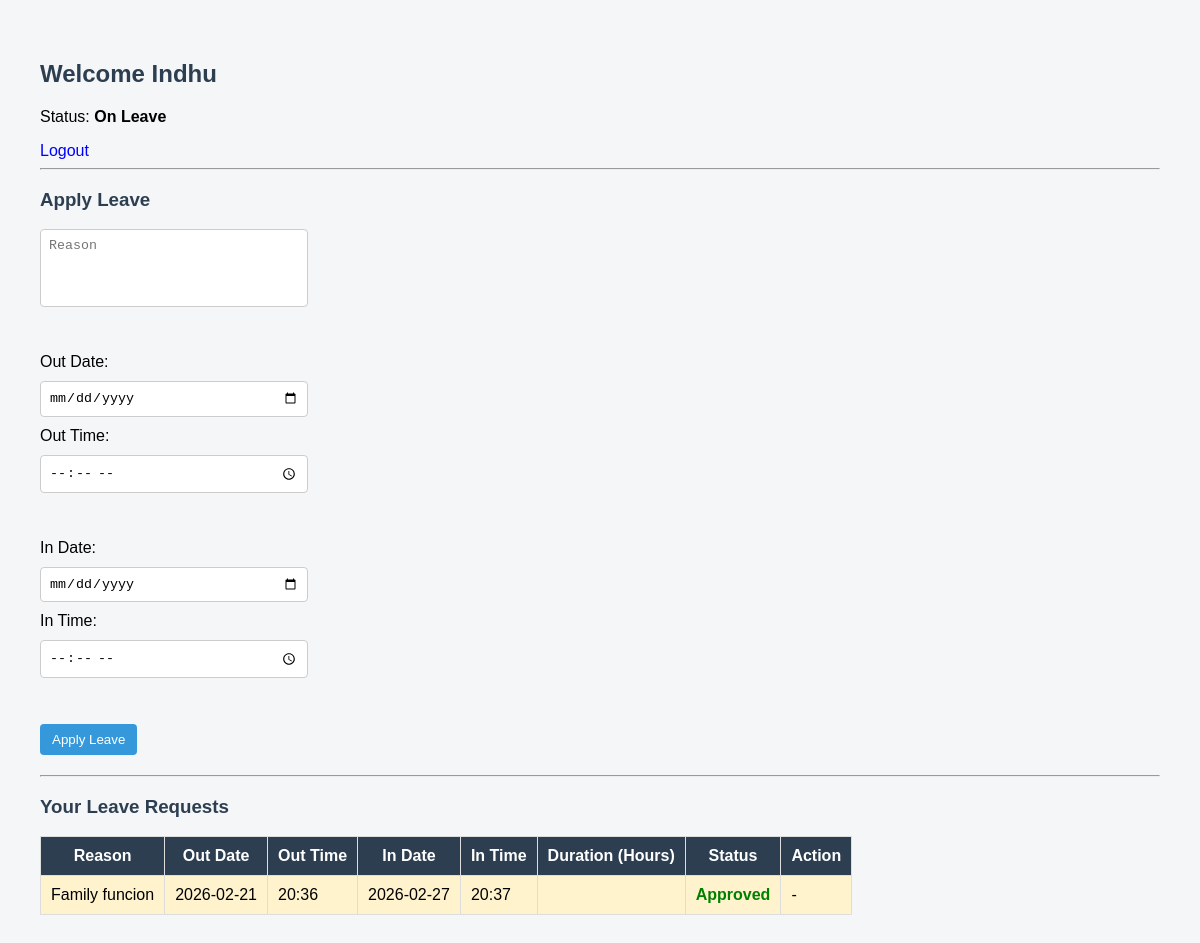
Screenshot of /student/1 with the database file from the repository.
### tables this page shows
CREATE TABLE students (
        id INTEGER PRIMARY KEY AUTOINCREMENT,
        name TEXT,
        parent_phone TEXT,
        block_no TEXT,
        room_no TEXT,
        status TEXT DEFAULT 'Present'
    );

CREATE TABLE leave_requests (
        id INTEGER PRIMARY KEY AUTOINCREMENT,
        student_id INTEGER,
        reason TEXT,
        out_date TEXT,
        out_time TEXT,
        in_date TEXT,
        in_time TEXT,
        status TEXT DEFAULT 'Pending'
    );

### main.py (the view)
@app.get("/student/{student_id}", response_class=HTMLResponse)
def student_page(request: Request, student_id: int):
    conn = get_db()
    cursor = conn.cursor()
    cursor.execute("SELECT * FROM students WHERE id=?", (student_id,))
    student = cursor.fetchone()
    cursor.execute("SELECT * FROM leave_requests WHERE student_id=?", (student_id,))
    leaves = cursor.fetchall()
    conn.close()
    return templates.TemplateResponse(
        "student.html",
        {
            "request": request,
            "student": student,
            "leaves": leaves,
            "active_leave": None
        }
    )

### templates/student.html (shortened to what this page needs)
<!DOCTYPE html>
<html>
<head>
    <link rel="stylesheet" href="/static/style.css">
</head>
<body>
{% if student %}
<h2>Welcome {{ student.name }}</h2>
<p>Status: <b>{{ student.status }}</b></p>
<a href="/" style="color:blue;">Logout</a>
<hr>
<h3>Apply Leave</h3>
<form method="post" action="/apply_leave/{{ student.id }}">
    <textarea name="reason" placeholder="Reason" required></textarea><br><br>
    <label>Out Date:</label>
    <input type="date" name="out_date" required>
    <label>Out Time:</label>
    <input type="time" name="out_time" required><br><br>
    <label>In Date:</label>
    <input type="date" name="in_date" required>
    <label>In Time:</label>
    <input type="time" name="in_time" required><br><br>
    <button type="submit">Apply Leave</button>
</form>
<hr>
<h3>Your Leave Requests</h3>
{% if leaves and leaves|length > 0 %}
<table border="1" cellpadding="10">
    <tr>
        <th>Reason</th>
        <th>Out Date</th>
        <th>Out Time</th>
        <th>In Date</th>
        <th>In Time</th>
        <th>Duration (Hours)</th>
        <th>Status</th>
        <th>Action</th>
    </tr>
    {% for leave in leaves %}
    <tr {% if leave.status == "Approved" %} style="background-color:#fff3cd;" {% endif %}>
        <td>{{ leave.reason }}</td>
        <td>{{ leave.out_date }}</td>
        <td>{{ leave.out_time }}</td>
        <td>{{ leave.in_date }}</td>
        <td>{{ leave.in_time }}</td>
        <td>{{ leave.duration }}</td>
        <td>
            {% if leave.status == "Approved" %}
                <span style="color:green;"><b>Approved</b></span>
            {% elif leave.status == "Rejected" %}
                <span style="color:red;"><b>Rejected</b></span>
            {% elif leave.status == "Cancelled" %}
                <span style="color:gray;"><b>Cancelled</b></span>
            {% else %}
                <span style="color:orange;"><b>Pending</b></span>
            {% endif %}
        </td>
        <td>
            {% if leave.status == "Pending" %}
                <form method="post" action="/cancel_leave/{{ leave.id }}/{{ student.id }}">
                    <button type="submit">Cancel</button>
                </form>
            {% else %}
                -
            {% endif %}
        </td>
    </tr>
    {% endfor %}
</table>
{% else %}
<p>No leave requests submitted yet.</p>
{% endif %}
{% else %}
<h2>Student Not Found</h2>
<p>Please check your login credentials.</p>
{% endif %}
</body>
</html>

### static/style.css (style rules this page uses)
body { font-family: Arial, sans-serif; padding: 40px; background-color: #f4f6f8; margin: 0; }
h2, h3 { color: #2c3e50; }
form { margin-bottom: 20px; }
textarea, input { display: block; margin: 10px 0; padding: 8px; width: 250px; border: 1px solid #ccc; border-radius: 4px; }
textarea { resize: none; height: 60px; }
button { padding: 8px 12px; border: none; cursor: pointer; border-radius: 4px; background-color: #3498db; color: white; }
table { border-collapse: collapse; background: white; }
table th { background-color: #2c3e50; color: white; }
table th, table td { padding: 10px; border: 1px solid #ddd; }
a { text-decoration: none; color: #3498db; }

### rows the page displays
students: name "Indhu", status "On Leave"
leave_requests: reason "Family funcion", out_date "2026-02-21", out_time "20:36", in_date "2026-02-27", in_time "20:37", status "Approved"
